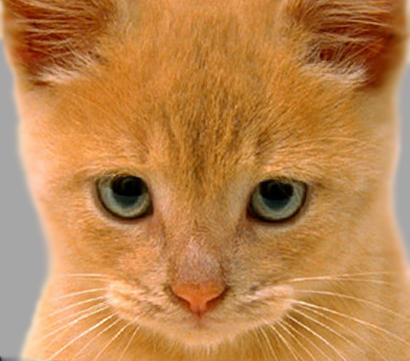
#> input picture Practica-1/data/cat.bmp, 410 x 361 px
$ python P1.py
#> lines starting #> are read from the running program, lines starting #| are printed output that depends on the picture
#!/usr/bin/env python3
# -*- coding: utf-8 -*-
"""
@author: Carlos Sánchez Muñoz
@date: 1 de octubre de 2019
"""

import cv2
import numpy as np
from matplotlib import pyplot as plt

""" Uso la notación Snake Case la cual es habitual en Python """

################################################
###   Práctica 0 (Sólo lo que me interesa)   ###
################################################

""" Lee una imagen ya sea en grises o en color. Devuelve la imagen.
- file_name: archivo de la imagen.
- flag_color (op): modo en el que se va a leer la imagen -> grises o color. Por defecto será en color.
"""
def leer_imagen(file_name, flag_color = 1):
    if flag_color == 0:
        print("Leyendo " + file_name + " en gris")
    elif flag_color==1:
        print("Leyendo " + file_name + " en color")
    else:
        print("flag_color debe ser 0 o 1")

    img = cv2.imread(file_name, flag_color)

    if flag_color==1:
        img = cv2.cvtColor(img, cv2.COLOR_BGR2RGB)

    img = img.astype(np.float64)
    return img

""" Normaliza una matriz.
- image: matriz a normalizar.
- image_title (op): título de la imagen. Por defecto ' '.
"""
def normaliza(image, image_title = " "):
    # En caso de que los máximos sean 255 o las mínimos 0 no iteramos en los bucles
    if len(image.shape) == 2:
        max = np.amax(image)
        min = np.amin(image)
        if max>255 or min<0:
            print("Normalizando imagen '" + image_title + "'")
            for i in range(image.shape[0]):
                for j in range(image.shape[1]):
                    image[i][j] = (image[i][j]-min)/(max-min) * 255
    elif len(image.shape) == 3:
        max = [np.amax(image[:,:,0]), np.amax(image[:,:,1]), np.amax(image[:,:,2])]
        min = [np.amin(image[:,:,0]), np.amin(image[:,:,1]), np.amin(image[:,:,2])]

        if max[0]>255 or max[1]>255 or max[2]>255 or min[0]<0 or min[1]<0 or min[2]<0:
            print("Normalizando imagen '" + image_title + "'")
            for i in range(image.shape[0]):
                for j in range(image.shape[1]):
                    for k in range(image.shape[2]):
                        image[i][j][k] = (image[i][j][k]-min[k])/(max[k]-min[k]) * 255

    return image

""" Imprime una imagen a través de una matriz.
- image: imagen a imprimir.
- flag_color (op): bandera para indicar si la imagen es en B/N o color. Por defecto color.
- image_title(op): título de la imagen. Por defecto 'Imagen'
- window_title (op): título de la ventana. Por defecto 'Ejercicio'
"""
def pintaI(image, flag_color=1, image_title = "Imagen", window_title = "Ejercicio"):
    image = normaliza(image, image_title)               # Normalizamos la matriz
    image = image.astype(np.uint8)
    plt.figure(0).canvas.set_window_title(window_title) # Ponemos nombre a la ventana
    if flag_color == 0:
        plt.imshow(image, cmap = "gray")
    else:
        plt.imshow(image)
    plt.title(image_title)              # Ponemos nombre a la imagen
    plt.show()
    image = image.astype(np.float64)    # Devolvemos su formato

    #cv2.imshow(image_title, image)
    #cv2.waitKey(0)
    #cv2.destroyAllWindows()

""" Lee una lista de imágenes ya sea en grises o en color. Devuelve la lista de imágenes leída.
- image_list: lista de imágenes a concatenar.
- flag_color (op): modo en el que se van a leer las imágenes. Por defecto en color.
"""
# [8 lines left out: function leer_lista_imagenes, not called in this run]

""" Muestra múltiples imágenes en una ventena Matplotlib.
- image_list: La lista de imágenes.
- image_title_list: Lista de títulos de las imágenes.
- rows: filas.
- columns: columnas.
- flag_color (op): bandera para indicar si la imagen es en B/N o color. Por defecto color.
- window_title (op): título de la ventana. Por defecto 'Imágenes con títulos'
"""
def imprimir_imagenes_titulos(image_list, image_title_list, rows, columns, flag_color = 1, window_title = 'Imágenes con títulos'):
    # Se igualan los tamaños de las Imagenes
    fig = plt.figure(0)
    fig.canvas.set_window_title(window_title)

    for i in range(len(image_list)):
        normaliza(image_list[i], image_title_list[i])
        image_list[i] = image_list[i].astype(np.uint8)

    for i in range(rows * columns):
        if i < len(image_list):
            plt.subplot(rows, columns, i+1) # El índice (3er parametro) comienza en 1 en la esquina superior izquierda y aumenta a la derecha.
            if flag_color == 0:
                plt.imshow(image_list[i], cmap = "gray")
            else:
                plt.imshow(image_list[i])
            plt.title(image_title_list[i])
            plt.xticks([])  # Se le pasa una lista de posiciones en las que se deben colocar los
            plt.yticks([])  # ticks, si pasamos una lista vacía deshabilitamos los xticks e yticks
    plt.show()

    for i in range(len(image_list)):
        image_list[i] = image_list[i].astype(np.float64)    # lo devolvemos a su formato.

######################
###   Práctica 1   ###
######################

# FUNCIONES ANTIGUAS #

""" Aplica una máscara Gaussiana 2D. Devuelve la imagen con las máscara aplicada.
- image: la imagen.
- sigma_x: sigma en la dirección X.
- sigma_y (op): sigma en la dirección Y. Por defecto es 0.
- ksize (op): tamaño del kernel (2D, positivos e impares). Por defecto es (0,0), se obtiene a través de sigma.
- border_type (op): tipo de bordes. BORDER_DEFAULT.

La clave es la función GaussianBlur de cv2:
dst = cv.GaussianBlur(src, ksize, sigmaX[, dst[, sigmaY[, borderType=BORDER_DEFAULT]]] )
"""
def gaussian_blur_original(image, sigma_x, sigma_y = 0, ksize = (0,0), border_type = cv2.BORDER_DEFAULT):
    return cv2.GaussianBlur(image, ksize, sigma_x, sigmaY = sigma_y, borderType = border_type)

""" Aplica máscara laplaciana a imagen. Devuelve la imagen con la máscara aplicada.
- im: Imagen a la que aplicar la máscara.
- k_size (op): Tamaño del kernel para Laplacian. Por defecto es 7.
- size (op): tamaño del kernel para Gaussian. Por defecto (0,0).
- border_type (op): Tipo de borde. Por defecto BORDER_DEFAULT.
"""
# [4 lines left out: function laplacian_gaussian_original, not called in this run]

# EJERCICIO 1

""" Aplica una máscara Gaussiana 2D. Devuelve la imagen con las máscara aplicada.
- image: la imagen a tratar.
- kernel_x: kernel en las dirección X.
- kernel_y: kernel en las dirección Y.
- border_type (op): tipo de bordes. BORDER_DEFAULT.
"""
def convolution(image, kernel_x, kernel_y, border_type = cv2.BORDER_DEFAULT):
    kernel_x = np.transpose(kernel_x)
    kernel_x = cv2.flip(kernel_x, 0)
    kernel_y = cv2.flip(kernel_y, 1)
    im_conv = cv2.filter2D(image, -1, kernel_x, borderType = border_type)
    im_conv = cv2.filter2D(im_conv, -1, kernel_y, borderType = border_type)
    return im_conv

""" Aplica una máscara Gaussiana 2D. Devuelve la imagen con las máscara aplicada.
- image: la imagen a tratar.
- sigma_x: sigma en la dirección X.
- sigma_y (op): sigma en la dirección Y. Por defecto sigma_y = sigma_x
- k_size_x (op): tamaño del kernel en dirección X (positivo e impar). Por defecto es 0, se obtiene a través de sigma.
- k_size_y (op): tamaño del kernel en dirección Y (positivo e impar). Por defecto es 0, se obtiene a través de sigma.
- border_type (op): tipo de bordes. BORDER_DEFAULT.
"""
def gaussian_blur(image, sigma_x, sigma_y = 0, k_size_x = 0, k_size_y = 0, border_type = cv2.BORDER_DEFAULT):
    if sigma_y == 0:
        sigma_y = sigma_x
    if k_size_x == 0:
        k_size_x = int(6*sigma_x + 1)
    if k_size_y == 0:
        k_size_y = int(6*sigma_y + 1)

    kernel_x = cv2.getGaussianKernel(k_size_x, sigma_x)
    kernel_y = cv2.getGaussianKernel(k_size_y, sigma_y)
    return convolution(image, kernel_x, kernel_y, border_type)

""" Obtiene máscaras 1D de máscaras derivadas. Devuelve los vectores de derivada
- image: la imagen a tratar.
- dx: orden de derivación respecto de x.
- dy: orden de derivación respecto de y.
- k_size: tamaño del kernel, puede ser 1, 3, 5, 7.
- border_type (op): tipo de bordes. BORDER_DEFAULT.
"""
def derive_convolution(image, dx, dy, k_size, border_type = cv2.BORDER_DEFAULT):
    print('Máscara de derivada con orden ({}, {}) y tamaño del kernel {}'.format(dx, dy, k_size))
    kx, ky = cv2.getDerivKernels(dx,dy,k_size)
    im_conv = convolution(image, kx, ky, border_type)
    return im_conv

""" Aplica máscara laplaciana a imagen. Devuelve la imagen con la máscara aplicada.
- im: Imagen a la que aplicar la máscara.
- k_size: Tamaño del kernel para Laplacian.
- border_type (op): Tipo de borde. Por defecto BORDER_DEFAULT.
"""
# [6 lines left out: function laplacian_gaussian, not called in this run]

""" Ejecución de ejemplos del ejercicio 1A con diferentes σ y condiciones de contorno.
- image: imagen a tratar.
- flag_color (op): modo en el que se van a leer las imágenes. Por defecto en color.
"""
def ejercicio_1A(image, flag_color):
    print("--- EJERCICIO 1A - GAUSSIANA 2D Y MÁSCARAS 1D (getDerivKernels) ---")
    imprimir_imagenes_titulos([image, gaussian_blur(image, 2, 2, 5, 5), gaussian_blur(image, 4, 4, 7, 7), gaussian_blur(image, 1, 2)],
                              ['Original', 'σ_x = 2, σ_y = 2, ksize=(5,5)', 'σ_x = 4, σ_y = 4, ksize=(7,7)', 'σ_x = 1, σ_y = 2, ksize~σ'], 2, 2, flag_color, 'Gaussian with different σ')
    imprimir_imagenes_titulos([gaussian_blur(image, 1, 1, 5, 5, border_type=cv2.BORDER_DEFAULT), gaussian_blur(image, 1, 1, 5, 5, border_type=cv2.BORDER_REPLICATE),
                               gaussian_blur(image, 1, 1, 5, 5, border_type=cv2.BORDER_REFLECT), gaussian_blur(image, 1, 1, 5, 5, border_type=cv2.BORDER_CONSTANT)],
                              ['BORDER_DEFAULT', 'BORDER_REPLICATE', 'BORDER_REFLECT', 'BORDER_CONSTANT'], 2, 2, flag_color, 'Gaussian with different borders')

    # Máscaras de derivadas 1D
    tam_list = [3, 5]
    for tam in tam_list:
        pintaI(derive_convolution(image, 1, 0, tam), flag_color, '(1,0)', "Ejercicio 1A - tamaño {}".format(tam))
        pintaI(derive_convolution(image, 0, 1, tam), flag_color, '(0,1)', "Ejercicio 1A - tamaño {}".format(tam))
        pintaI(derive_convolution(image, 1, 1, tam), flag_color, '(1,1)', "Ejercicio 1A - tamaño {}".format(tam))
        pintaI(derive_convolution(image, 2, 0, tam), flag_color, '(2,0)', "Ejercicio 1A - tamaño {}".format(tam))
        pintaI(derive_convolution(image, 0, 2, tam), flag_color, '(0,2)', "Ejercicio 1A - tamaño {}".format(tam))
        pintaI(derive_convolution(image, 2, 1, tam), flag_color, '(2,1)', "Ejercicio 1A - tamaño {}".format(tam))
        pintaI(derive_convolution(image, 1, 2, tam), flag_color, '(1,2)', "Ejercicio 1A - tamaño {}".format(tam))
        pintaI(derive_convolution(image, 2, 2, tam), flag_color, '(2,2)', "Ejercicio 1A - tamaño {}".format(tam))

    input("Pulsa 'Enter' para continuar\n")

""" Ejecución de ejemplos del ejercicio 1B con σ=1 y σ=3 y dos tipos de bordes.
- image: imagen a tratar.
- flag_color (op): modo en el que se van a leer las imágenes. Por defecto en color.
"""
# [8 lines left out: function ejercicio_1B, not called in this run]

# EJERCICIO 2 #

""" Visualiza varias imágenes a la vez.
- image_list: Secuencia de imágenes.
- flag_color (op): bandera para indicar si la imagen es en B/N o color. Por defecto color.
- image_title (op): título de la imagen. Por defecto 'Imágenes'
- window_title (op): título de la ventana. Por defecto 'Ejercicio pirámide'
"""
# [10 lines left out: function muestraMI, not called in this run]

""" Hace un subsampling de la imagen pasada como argumento. Devuelve la imagen recortada.
- image: imagen a recortar.
"""
# [11 lines left out: function subsampling, not called in this run]

""" Hace un upsampling de la imagen pasada como argumento. Devuelve la imagen agrandada.
- image: imagen a agrandar.
- n_fil: número de filas de la matriz resultante.
- n_col: número de columnas de la matriz resultante.
"""
# [120 lines left out: functions upsampling_v1, upsampling_v2, upsampling, not called in this run]

""" Genera representación de pirámide gaussiana. Devuelve la lista de imágenes que forman la pirámide gaussiana.
- image: La imagen a la que generar la pirámide gaussiana.
- levels (op): Número de niveles de la pirámide gaussiana. Por defecto 4.
- border_type (op): Tipo de borde a utilizar. Por defecto BORDER DEFAULT.
"""
# [8 lines left out: function gaussian_pyramid, not called in this run]

""" Genera representación de pirámide laplaciana. Devuelve la lista de imágenes que forman la pirámide laplaciana.
- image: La imagen a la que generar la pirámide laplaciana.
- levels (op): Número de niveles de la pirámide laplaciana. Por defecto 4.
- border_type (op): Tipo de borde a utilizar. BORDER DEFAULT.
"""
# [9 lines left out: function laplacian_pyramid, not called in this run]

""" Eleva al cuadrado cada píxel.
- image: imagen a tratar
"""
# [14 lines left out: function eleva_cuadrado, not called in this run]

""" Supresión de de no máximos.
- image: imagen a tratar
"""
# [73 lines left out: function non_maximum_supression, not called in this run]

""" Función que selecciona las regiones.
- image: imagen sobre la que señalar las regiones.
- scale: escala del espacio laplaciano.
- umbral: umbral para detectar la región.
- radio: radio de los círculos.
"""
# [14 lines left out: function select_regions, not called in this run]

""" Ejecución de ejemplos del ejercicio 2A.
- image: imagen a tratar
- flag_color (op): bandera para indicar si la imagen es en B/N o color. Por defecto color.
"""
# [5 lines left out: function ejercicio_2A, not called in this run]

""" Ejecución de ejemplos del ejercicio 2B.
- image: imagen a tratar
- flag_color (op): bandera para indicar si la imagen es en B/N o color. Por defecto color.
"""
# [5 lines left out: function ejercicio_2B, not called in this run]

""" Ejecución de ejemplos del ejercicio 2C.
- image: imagen a tratar.
- sigma: sigma usado en la laplaciana de gaussiana.
- k: constante de incrementación de sigma.
- umbral (op): umbral para detectar la región. Por defecto 120.
- levels (op): número de escalas. Por defecto 4.
- flag_color (op): bandera para indicar si la imagen es en B/N o color. Por defecto color.
"""
# [26 lines left out: function ejercicio_2C, not called in this run]

# EJERCICIO 3 #

"""Construye una imagen híbrida con dos imagénes pasadas como argumento con el mismo tamaño.
Devuelve un vector con la imgagen de frecuencias bajas, altas y la híbrida respectivamente.
- im1: Imagen para frecuencias bajas.
- im2: Imagen para frecuencias altas.
- sigma1: Parámetro sigma para la imagen de frecuencias bajas.
- sigma2: Parámetro sigma para la imagen de frecuencias altas.
"""
# [7 lines left out: function hybridize_images, not called in this run]

""" Ejecución de ejemplos del ejercicio 3B.
- im1: Imagen para frecuencias bajas.
- im2: Imagen para frecuencias altas.
- sigma1: Parámetro sigma para la imagen de frecuencias bajas.
- sigma2: Parámetro sigma para la imagen de frecuencias altas.
- image_title: título de la imagen
"""
# [4 lines left out: function ejercicio_3_2, not called in this run]

""" Ejecución de ejemplos del ejercicio 3C.
- vim: vector de imágenes resultante de la hibridación
- title (op): título de la imagen. Por defecto "Pirámide gaussiana de la hibridada".
- levels (op): niveles de la pirámide. Por defecto 4.
- border_type (op): tipo de borde. Por defecto BORDER_DEFAULT.
"""
# [4 lines left out: function ejercicio_3_3, not called in this run]

#################
###   BONUS   ###
#################

# Bonus 1 #

""" Función que realiza la correlación de la máscara 'kernel' sobre la imagen 'image'. Devuelve la imagen correlada.
- image: imagen a tratar.
- kernel: kernel a pasar por la imagen.
"""
# [27 lines left out: function correlation1D, not called in this run]


""" Función que realiza una convolución 2D con máscaras separables. Devuelve la imagen convolucionada.
- image: imagen a tratar.
- kernel_x: kernel en las dirección X.
- kernel_y: kernel en las dirección Y.
"""
# [12 lines left out: function convolution2D, not called in this run]

""" Ejecución del bonus 1.
- image: imagen a tratar.
- kernel_x: kernel en las dirección X.
- kernel_y: kernel en las dirección Y.
- flag_color (op): bandera para indicar si la imagen es en B/N o color. Por defecto color.
"""
def bonus_1(image, kernel_x, kernel_y, flag_color = 1):
    im = convolution2D(image, kernel_x, kernel_y)
    pintaI(im, flag_color, "Convolución con máscaras separables (Bonus 1)")

# Bonus 2 #

""" Ejecución del bonus 2. """
# [24 lines left out: function bonus_2, not called in this run]

# Bonus 3 #

""" Ejecución del bonus 3.
- im1: Imagen para frecuencias bajas.
- im2: Imagen para frecuencias altas.
- sigma1: Parámetro sigma para la imagen de frecuencias bajas.
- sigma2: Parámetro sigma para la imagen de frecuencias altas.
- flag_color (op): bandera para indicar si la imagen es en B/N o color. Por defecto color.
- image_title (op): título de la imagen. Por defecto "Imagen elegida por mi".
"""
# [14 lines left out: function bonus_3, not called in this run]


################
###   MAIN   ###
################

def main():
    flag_color = 1
    im_cat = leer_imagen('data/cat.bmp', flag_color)    # Leemos la imagen en color
#> in leer_imagen, img is the input picture: shape (361, 410, 3); mean B, G, R 77.1, 132.5, 188.3
    im_cat_gray = leer_imagen('data/cat.bmp', 0)        # Leemos la imagen en color
#> call 2 of leer_imagen, with file_name = 'data/cat.bmp', flag_color = 0
#> in leer_imagen (call 2), `img = cv2.imread(file_name, flag_color)`:
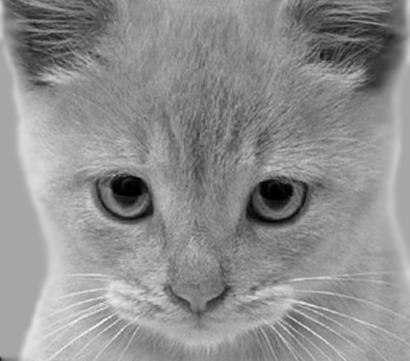
#> img: shape (361, 410); min 0, max 252, mean 142.9

    ejercicio_1A(im_cat, flag_color)
#> the loop in imprimir_imagenes_titulos, `for i in range(len(image_list)):` made 4 passes
#> after the loop in imprimir_imagenes_titulos, `for i in range(len(image_list)):`: image_list = 4 items
#> in imprimir_imagenes_titulos, `plt.show()`:
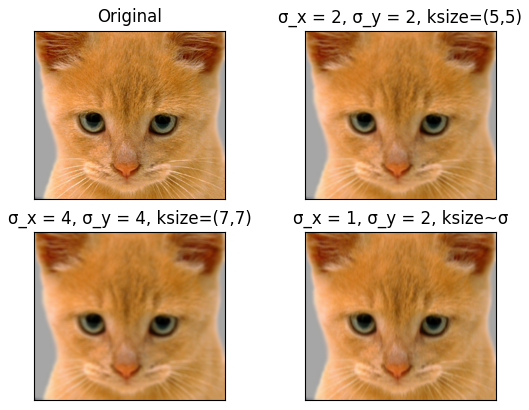
#> figure drawn by matplotlib, 4 panels
#> the loop in imprimir_imagenes_titulos, `for i in range(len(image_list)):` made 4 passes
#> call 2 of imprimir_imagenes_titulos, with rows = 2, columns = 2, flag_color = 1, window_title = 'Gaussian with different borders'
#> the loop in imprimir_imagenes_titulos (call 2), `for i in range(len(image_list)):` made 4 passes
#> in imprimir_imagenes_titulos (call 2), `plt.show()`:
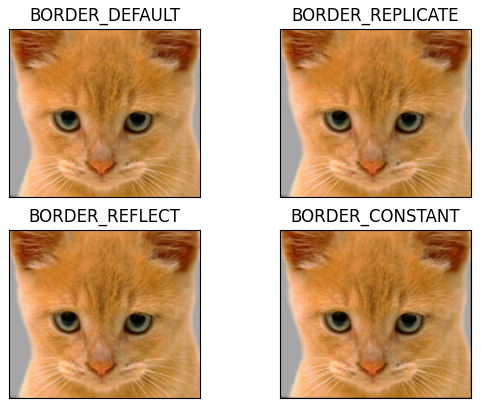
#> figure drawn by matplotlib, 4 panels
#> the loop in ejercicio_1A, `for tam in tam_list:` made 2 passes
#> pass 1, in pintaI, `image = normaliza(image, image_title)`:
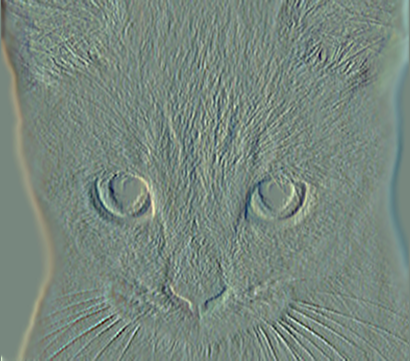
#> image: shape (361, 410, 3) float64; mean R, G, B 120.1, 136, 126.4
#> pass 1, in pintaI (call 4), `plt.show()`:
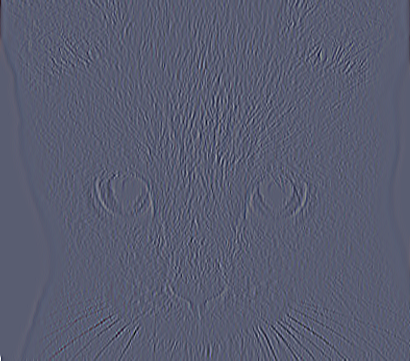
#> shown: shape (361, 410, 3); mean R, G, B 88.8, 92.7, 113.1
#> pass 1, in pintaI (call 7), `plt.show()`:
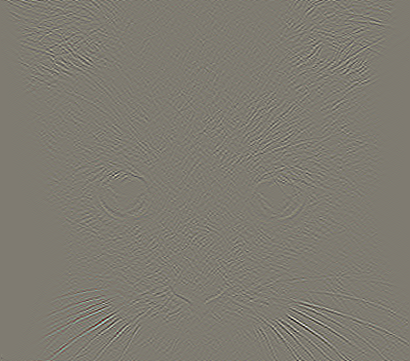
#> shown: shape (361, 410, 3); mean R, G, B 126.6, 123, 112.8
#> pass 2, in pintaI (call 16), `plt.show()`:
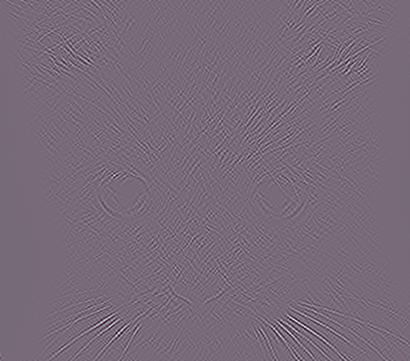
#> shown: shape (361, 410, 3); mean R, G, B 119.4, 106.4, 120.4
    ejercicio_1B(im_cat, flag_color)

    ejercicio_2A(im_cat, flag_color)
    ejercicio_2B(im_cat_gray, 0)
    #ejercicio_2B(im_cat, flag_color)

    ejercicio_2C(im_cat_gray, 1, 1.2, 100, 4, 0)
    ejercicio_2C(im_cat, 1, 1.2, 100, 4, flag_color)

    print("--- EJERCICIO 3A - FUNCIÓN 'hybridize_images' IMPLEMENTADA ---")
    print("--- EJERCICIO 3.2 - MOSTRANDO PAREJAS DE IMÁGENES HIBRIDADAS ---")

    # Leemos las imágenes en gris
    im_bird_g, im_plane_g = leer_imagen("data/bird.bmp", 0), leer_imagen("data/plane.bmp", 0)
    im_dog_g, im_cat_g = leer_imagen("data/dog.bmp", 0), leer_imagen("data/cat.bmp", 0)
    im_bicycle_g, im_motorcycle_g = leer_imagen("data/bicycle.bmp", 0), leer_imagen("data/motorcycle.bmp", 0)
    #im_fish_g, im_submarine_g = leer_imagen("data/fish.bmp", 0), leer_imagen("data/submarine.bmp", 0)
    #im_einstein_g, im_marilyn_g = leer_imagen("data/einstein.bmp", 0), leer_imagen("data/marilyn.bmp", 0)

    # Ejecución de la hibridación y mostrado de imágenes
    vim_1 = ejercicio_3_2(im_bird_g, im_plane_g, 3, 5, "Avión - Pájaro")
    vim_2 = ejercicio_3_2(im_dog_g, im_cat_g, 9, 9, "Gato - Perro")
    vim_3 = ejercicio_3_2(im_bicycle_g, im_motorcycle_g, 9, 5, "Bicicleta - Moto")
    #vim_4 = ejercicio_3_2(im_fish_g, im_submarine_g, 7, 7, "Pez - Submarino")
    #vim_5 = ejercicio_3_2(im_einstein_g, im_marilyn_g, 3, 3, "Einstein - Marilyn")
    input("Pulsa 'Enter' para continuar\n")

    print("--- EJERCICIO 3.3 - MOSTRANDO PIRÁMIDES GAUSSIANAS DE LAS IMÁGENES HIBRIDADAS ---")
    ejercicio_3_3(vim_1, "Pirámide gaussiana Avión - Pájaro")
    ejercicio_3_3(vim_2, "Pirámide gaussiana Gato - Perro")
    ejercicio_3_3(vim_3, "Pirámide gaussiana Bicicleta - Moto")
    #ejercicio_3_3(vim_4, "Pirámide gaussiana Pez - Submarino")
    #ejercicio_3_3(vim_5, "Pirámide gaussiana Einstein - Marilyn")
    input("Pulsa 'Enter' para continuar\n")

    print("--- BONUS 1 - CONVOLUCIÓN 2D CON MÁSCARAS SEPARABLES 2D DE NÚMEROS REALES ---")
    # Voy a ejecutar el bonus 1 3 veces: gaussiana a color y en B/N y getDerivKernels de orden (1,1)
    print("Versiones gris y color con máscara gaussiana con σ=1 y tam=7")
    kx = ky = cv2.getGaussianKernel(7, 1)
    bonus_1(im_cat_gray, kx, ky, 0)
    bonus_1(im_cat, kx, ky, flag_color)
    print("Versión gris con máscara de derivada de órden ({}, {}) y k_size = {}".format(1, 1, 7))
    kx, ky = cv2.getDerivKernels(1, 1, 7, normalize = True)
    bonus_1(im_cat_gray, kx, ky, 0)

    bonus_2()

    # Bonus 3. Muestro 2 ejemplos, el más intersante es el de la guitarra y el violín.
    flag_my_img = 1
    im_1a, im_1b = leer_imagen("data/guitarra.png", flag_my_img), leer_imagen("data/violin.png", flag_my_img)
    im_2a, im_2b = leer_imagen("data/trompeta.jpg", flag_my_img), leer_imagen("data/saxofon.jpg", flag_my_img)
    bonus_3(im_1a, im_1b, 9, 9, flag_my_img, "Guitarra - Violín")
    bonus_3(im_2a, im_2b, 3, 7, flag_my_img, "Trompeta - Saxofón")

if __name__ == "__main__":
#> (the run stopped early here; a loop or call above may not have finished)
